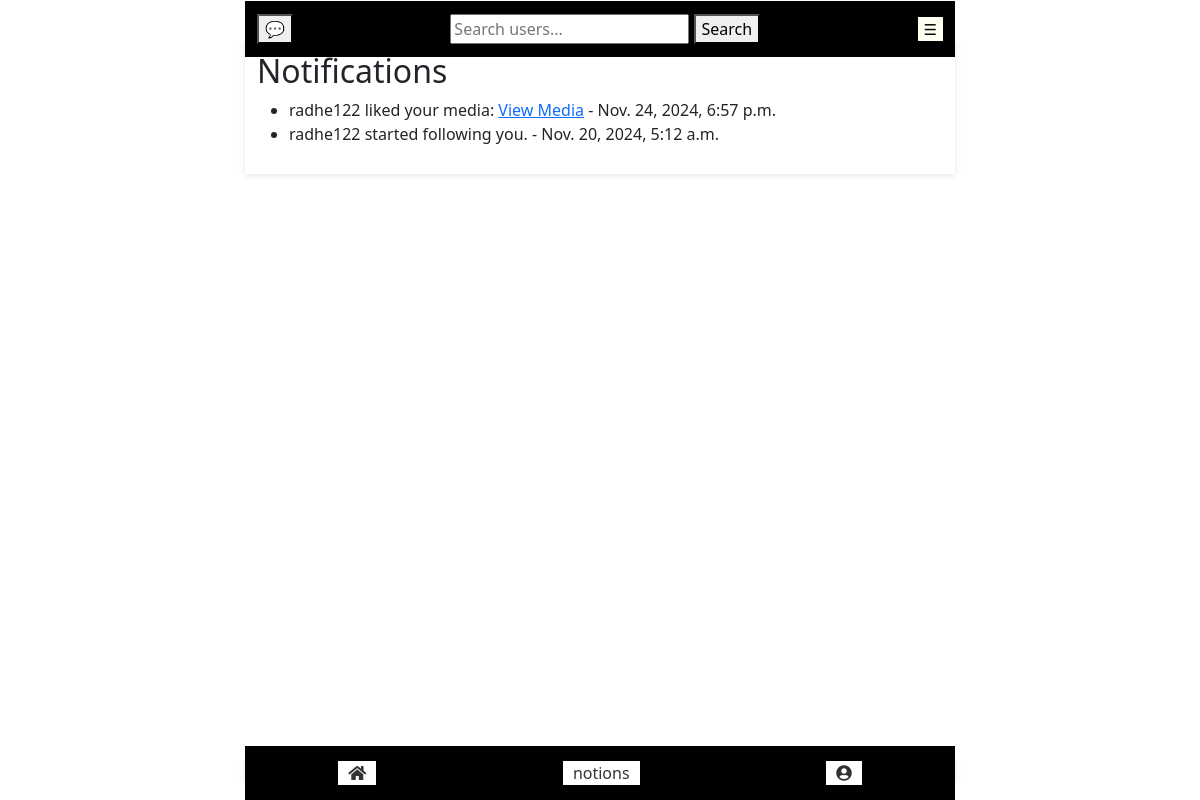
The app's page /notifications/ (signed in) with its own data.
### service_auth/notion/models.py (models this page shows, shortened)
class Notification(models.Model):
    user = models.ForeignKey(AuthUser, on_delete=models.CASCADE, related_name='notifications', null = True)
    content = models.TextField()
    created_at = models.DateTimeField(auto_now_add=True)
    is_read = models.BooleanField(default=False)
    notion = models.ForeignKey('Notion', null=True, blank=True, on_delete=models.CASCADE, related_name='notifications')
    comment = models.ForeignKey('Comment', null=True, blank=True, on_delete=models.CASCADE, related_name='notifications')
    liked_by = models.ForeignKey(AuthUser, null=True, blank=True, on_delete=models.CASCADE, related_name='liked_notifications')
    related_media = models.ForeignKey(Media, on_delete=models.CASCADE, related_name='related_notifications', null=True, blank=True)
    related_audio = models.ForeignKey(Audio, on_delete=models.CASCADE, related_name='related_notifications', null=True, blank=True)  # New field for audio notifications
    related_notion = models.ForeignKey(Notion, on_delete=models.CASCADE, related_name='related_notifications', null=True, blank=True)
    related_comment = models.ForeignKey(Comment, on_delete=models.CASCADE, related_name='related_notifications', null=True, blank=True)
    related_user = models.ForeignKey(AuthUser, on_delete=models.CASCADE, related_name='related_notifications', null=True, blank=True)
    type = models.CharField(max_length=50, choices=[('follow', 'Follow'), ('like', 'Like'), ('comment', 'Comment')], null=True)

### service_auth/notion/views.py (the view)
# urls.py: path('notifications/', views.notifications, name='notifications'),
@login_required
def notifications(request):
    user = request.user
    now = timezone.now()
    eight_days_ago = now - timedelta(days=8)
    notifications = Notification.objects.filter(user=user, created_at__gte=eight_days_ago).order_by('-created_at')
    for notification in notifications:
        notification.content = make_usernames_clickable(notification.content)
        if notification.comment:
            notification.comment.content = make_usernames_clickable(notification.comment.content)
        if notification.liked_by:
            notification.liked_by.content = make_usernames_clickable(notification.liked_by.content)
    return render(request, 'notifications.html', {'notifications': notifications})

### service_auth/notion/utils.py (called while the page is built)
def make_usernames_clickable(content):
    def replace_username(match):
        username = match.group(1)
        try:
            user = AuthUser.objects.get(username=username)
            url = reverse("user_profile:profile", args=[user.id])
            return mark_safe(f'<a href="{url}">@{username}</a>')
        except AuthUser.DoesNotExist:
            return f'@{username}'  # If user does not exist, return the plain text
    content = re.sub(r'@(\w+)', replace_username, content)
    content = re.sub(r'(https?://\S+)', r'<a href="\1" target="_blank">\1</a>', content)
    return content

### templates/notions/notifications.html
{% extends 'landing_page.html' %}
{% block main_content %}
<h2>Notifications</h2>
<ul>
  {% for notification in notifications %}
    <li>
      {% if notification.related_notion %}
        <a href="{% url 'notion:notion_detail' notification.related_notion.id %}">
          {{ notification.content|safe }} - {{ notification.created_at }}
        </a>
      {% else %}
        {{ notification.content|safe }} - {{ notification.created_at }}
      {% endif %}
    </li>
  {% endfor %}
</ul>
{% endblock %}

### records on screen
Notification: content "radhe122 liked your media: View Media", created_at "Nov. 24, 2024, 6:57 p.m."
Notification: content "radhe122 started following you.", created_at "Nov. 20, 2024, 5:12 a.m."
